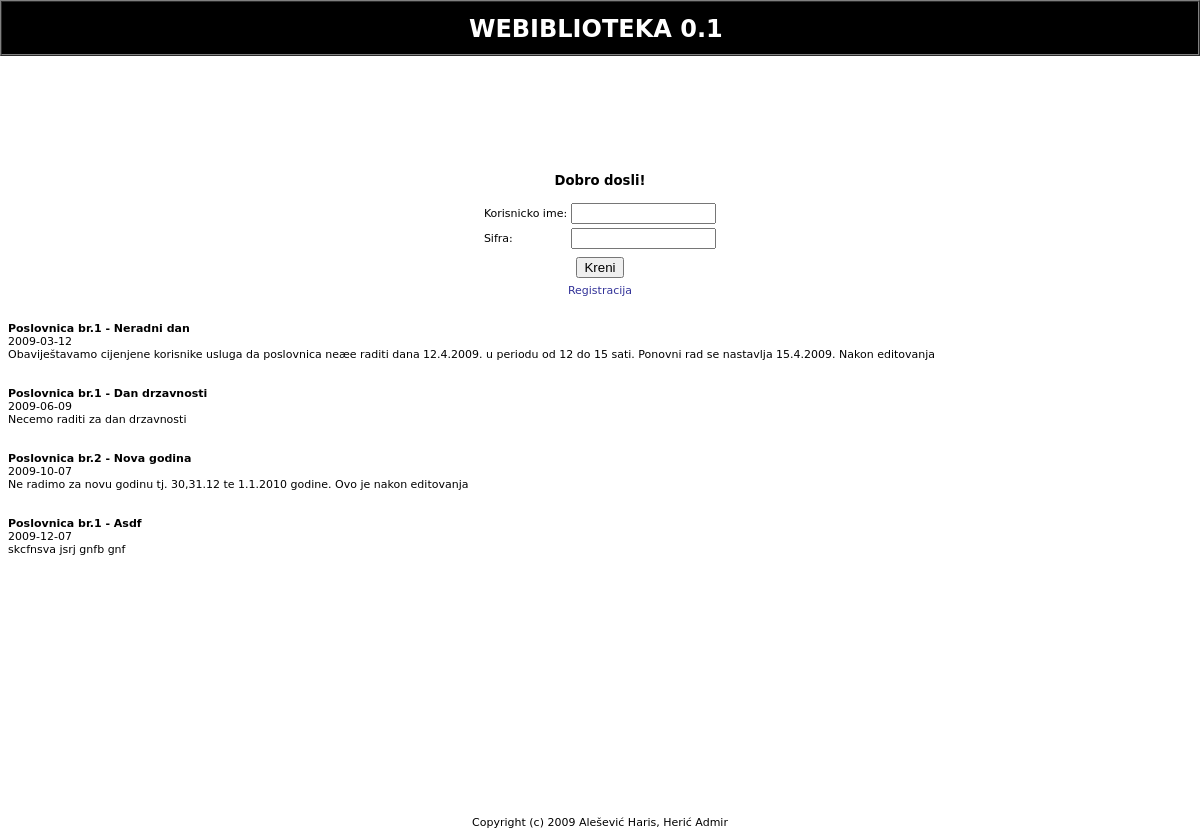
The page / on the database its author committed.
### tables this page shows
CREATE TABLE `obavijest` (
  `idObavijest` int(11) NOT NULL auto_increment,
  `Naslov` varchar(25) NOT NULL,
  `Tekst` text NOT NULL,
  `Datum` date default NULL,
  `idOsoba` int(11) NOT NULL,
  `idPoslovnica` int(11) NOT NULL,
  PRIMARY KEY  (`idObavijest`),
  KEY `fk_Obavijest_Osoba1` (`idOsoba`),
  KEY `fk_Obavijest_Poslovnica1` (`idPoslovnica`)
);

CREATE TABLE `poslovnica` (
  `idPoslovnica` int(11) NOT NULL auto_increment,
  `Naziv` varchar(45) NOT NULL,
  `UlicaIBroj` varchar(25) NOT NULL,
  `PostanskiBroj` varchar(5) NOT NULL,
  `Grad` varchar(25) NOT NULL,
  `Telefon` varchar(13) default NULL,
  `Email` varchar(50) default NULL,
  `idBiblioteka` int(11) NOT NULL,
  PRIMARY KEY  (`idPoslovnica`),
  KEY `fk_Poslovnica_Biblioteka1` (`idBiblioteka`)
);

### lib/biblioteka.php (called while the page is built, shortened)
<?
function myquery($query) {
	if ($r = @mysql_query($query)) {
		return $r;
	}
	exit;
}
?>

### public/intro.php (the view, shortened to what this page needs)
<?
function public_intro() {
	?>
		<table width="100%" border="0" cellspacing="4" cellpadding="0">
			<tr>
			<td valign="top">
			<p>&nbsp;</p><br><br><br><br><br><br>
			<?
				login_forma();
			?>
			</td>
			</tr>
			<tr><td>
			<?
				zadnje_obavijesti();
			?>
			</td></tr>
		</table>
	<?
}
function login_forma() {
	$uri=$_SERVER['PHP_SELF'];
	?>
	<center><table border="0" cellpadding="5" bgcolor="#FFFFFF">
	<tr>
		<td align="center">
		<big><b>Dobro dosli!</b></big>
		</td>
	</tr>
	<tr>
		<td align="center">
		<form action="<?=$uri?>" method="POST">
		<table border="0">
			<tr><td>Korisnicko ime:</td><td><input type="text" name="login" size="15"></td></tr>
			<tr><td>Sifra:</td><td><input type="password" name="pass" size="15"></td></tr>
			<tr><td colspan="2" align="center"><input type="submit" value="Kreni"></td></tr>
			<tr><td colspan="2" align="center"><a href="public/registracija.php">Registracija</td></tr></table>
		</form>
		</td>
	</tr>
	</table></center>
	<?
}
?>
<?
function zadnje_obavijesti() {
	$q01 = myquery("SELECT o.idObavijest, o.naslov, o.datum, p.naziv, o.tekst FROM obavijest o, poslovnica p WHERE o.idPoslovnica=p.idPoslovnica");
	while ($obavijest=mysql_fetch_row($q01)) {
		print "<b>".$obavijest[3]." - ".$obavijest[1]."</b><br>".$obavijest[2]."<br>".$obavijest[4]."<br><br><br>";
	}
}
?>

### css/biblioteka.css (style rules this page uses)
body { font-family:DejaVu Sans,Verdana,Arial,sans-serif;font-size:11px;color:black; }
td { font-family:DejaVu Sans,Verdana,Arial,sans-serif;font-size:11px;color:black; }
a { color:#333399;text-decoration:none; }

### rows shown on the page
obavijest: idPoslovnica.Naziv "Poslovnica br.1", Naslov "Neradni dan", Datum "2009-03-12", Tekst "Obaviještavamo cijenjene korisnike usluga da poslovnica neæe raditi dana 12.4.2009. u periodu od 12 do 15 sati. Ponovni rad se nastavlja 15.4.2009. Nakon editovanja"
obavijest: idPoslovnica.Naziv "Poslovnica br.1", Naslov "Dan drzavnosti", Datum "2009-06-09", Tekst "Necemo raditi za dan drzavnosti"
obavijest: idPoslovnica.Naziv "Poslovnica br.2", Naslov "Nova godina", Datum "2009-10-07", Tekst "Ne radimo za novu godinu tj. 30,31.12 te 1.1.2010 godine. Ovo je nakon editovanja"
obavijest: idPoslovnica.Naziv "Poslovnica br.1", Naslov "Asdf", Datum "2009-12-07", Tekst "skcfnsva jsrj gnfb gnf"

### other values the page prints
$conf_appname "WEBIBLIOTEKA"
$conf_appversion "0.1"
